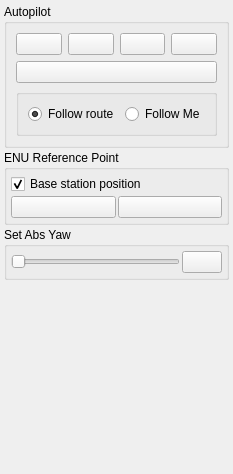
              <widget class="QWidget" name="tabVehicle">
               <attribute name="icon">
                <iconset resource="resources.qrc">
                 <normaloff>:/models/Icons/Sedan-96.png</normaloff>:/models/Icons/Sedan-96.png</iconset>
               </attribute>
               <attribute name="title">
                <string/>
               </attribute>
               <attribute name="toolTip">
                <string>Car control</string>
               </attribute>
               <layout class="QVBoxLayout" name="verticalLayout_8">
                <property name="spacing">
                 <number>2</number>
                </property>
                <property name="leftMargin">
                 <number>4</number>
                </property>
                <property name="topMargin">
                 <number>4</number>
                </property>
                <property name="rightMargin">
                 <number>4</number>
                </property>
                <property name="bottomMargin">
                 <number>4</number>
                </property>
                <item>
                 <widget class="QGroupBox" name="groupBox_23">
                  <property name="title">
                   <string>Autopilot</string>
                  </property>
                  <layout class="QVBoxLayout" name="verticalLayout_33">
                   <property name="rightMargin">
                    <number>9</number>
                   </property>
                   <item>
                    <layout class="QHBoxLayout" name="horizontalLayout_20">
                     <item>
                      <widget class="QPushButton" name="AutopilotRestartPushButton">
                       <property name="toolTip">
                        <string>Reset &amp; Start</string>
                       </property>
                       <property name="text">
                        <string/>
                       </property>
                       <property name="icon">
                        <iconset resource="resources.qrc">
                         <normaloff>:/models/Icons/Restart-96.png</normaloff>:/models/Icons/Restart-96.png</iconset>
                       </property>
                      </widget>
                     </item>
                     <item>
                      <widget class="QPushButton" name="AutopilotStartPushButton">
                       <property name="toolTip">
                        <string>Start</string>
                       </property>
                       <property name="text">
                        <string/>
                       </property>
                       <property name="icon">
                        <iconset resource="resources.qrc">
                         <normaloff>:/models/Icons/Play-96.png</normaloff>:/models/Icons/Play-96.png</iconset>
                       </property>
                      </widget>
                     </item>
                     <item>
                      <widget class="QPushButton" name="AutopilotPausePushButton">
                       <property name="toolTip">
                        <string>Pause (keep state)</string>
                       </property>
                       <property name="text">
                        <string/>
                       </property>
                       <property name="icon">
                        <iconset resource="resources.qrc">
                         <normaloff>:/models/Icons/Pause-96.png</normaloff>:/models/Icons/Pause-96.png</iconset>
                       </property>
                      </widget>
                     </item>
                     <item>
                      <widget class="QPushButton" name="AutopilotStopPushButton">
                       <property name="toolTip">
                        <string>Stop (reset state)</string>
                       </property>
                       <property name="text">
                        <string/>
                       </property>
                       <property name="icon">
                        <iconset resource="resources.qrc">
                         <normaloff>:/models/Icons/Stop-96.png</normaloff>:/models/Icons/Stop-96.png</iconset>
                       </property>
                      </widget>
                     </item>
                    </layout>
                   </item>
                   <item>
                    <widget class="QPushButton" name="AutopilotConfigurePushButton">
                     <property name="toolTip">
                      <string>Settings</string>
                     </property>
                     <property name="text">
                      <string/>
                     </property>
                     <property name="icon">
                      <iconset>
                       <normaloff>Icons/Settings-96.png</normaloff>Icons/Settings-96.png</iconset>
                     </property>
                    </widget>
                   </item>
                   <item>
                    <widget class="QGroupBox" name="ap_modes">
                     <property name="title">
                      <string/>
                     </property>
                     <layout class="QHBoxLayout" name="horizontalLayout_19">
                      <item>
                       <widget class="QRadioButton" name="radioButton_followRoute">
                        <property name="text">
                         <string>Follow route</string>
                        </property>
                        <property name="checked">
                         <bool>true</bool>
                        </property>
                       </widget>
                      </item>
                      <item>
                       <widget class="QRadioButton" name="radioButton_followMe">
                        <property name="text">
                         <string>Follow Me</string>
                        </property>
                       </widget>
                      </item>
                     </layout>
                    </widget>
                   </item>
                  </layout>
                 </widget>
                </item>
                <item>
                 <widget class="QGroupBox" name="groupBox_7">
                  <property name="title">
                   <string>ENU Reference Point</string>
                  </property>
                  <layout class="QGridLayout" name="gridLayout_7">
                   <property name="leftMargin">
                    <number>4</number>
                   </property>
                   <property name="topMargin">
                    <number>4</number>
                   </property>
                   <property name="rightMargin">
                    <number>4</number>
                   </property>
                   <property name="bottomMargin">
                    <number>4</number>
                   </property>
                   <property name="spacing">
                    <number>2</number>
                   </property>
                   <item row="3" column="0">
                    <widget class="QPushButton" name="mapGetEnuButton">
                     <property name="toolTip">
                      <string>Get enu reference point from car and use it</string>
                     </property>
                     <property name="text">
                      <string/>
                     </property>
                     <property name="icon">
                      <iconset resource="resources.qrc">
                       <normaloff>:/models/Icons/Upload-96.png</normaloff>:/models/Icons/Upload-96.png</iconset>
                     </property>
                    </widget>
                   </item>
                   <item row="3" column="1">
                    <widget class="QPushButton" name="mapSetEnuButton">
                     <property name="toolTip">
                      <string>Set current ENU reference point</string>
                     </property>
                     <property name="text">
                      <string/>
                     </property>
                     <property name="icon">
                      <iconset resource="resources.qrc">
                       <normaloff>:/models/Icons/Download-96.png</normaloff>:/models/Icons/Download-96.png</iconset>
                     </property>
                    </widget>
                   </item>
                   <item row="2" column="0" colspan="2">
                    <widget class="QCheckBox" name="mapEnuBaseBox">
                     <property name="toolTip">
                      <string>Use base station position from RTCM as ENU reference</string>
                     </property>
                     <property name="text">
                      <string>Base station position</string>
                     </property>
                     <property name="checked">
                      <bool>true</bool>
                     </property>
                    </widget>
                   </item>
                  </layout>
                 </widget>
                </item>
                <item>
                 <widget class="QGroupBox" name="groupBox_10">
                  <property name="title">
                   <string>Set Abs Yaw</string>
                  </property>
                  <layout class="QHBoxLayout" name="horizontalLayout_8">
                   <property name="spacing">
                    <number>2</number>
                   </property>
                   <property name="leftMargin">
                    <number>4</number>
                   </property>
                   <property name="topMargin">
                    <number>4</number>
                   </property>
                   <property name="rightMargin">
                    <number>4</number>
                   </property>
                   <property name="bottomMargin">
                    <number>4</number>
                   </property>
                   <item>
                    <widget class="QSlider" name="mapAbsYawSlider">
                     <property name="maximum">
                      <number>360</number>
                     </property>
                     <property name="orientation">
                      <enum>Qt::Orientation::Horizontal</enum>
                     </property>
                     <property name="tickPosition">
                      <enum>QSlider::TickPosition::NoTicks</enum>
                     </property>
                    </widget>
                   </item>
                   <item>
                    <widget class="QPushButton" name="mapSetAbsYawButton">
                     <property name="sizePolicy">
                      <sizepolicy hsizetype="Fixed" vsizetype="Fixed">
                       <horstretch>0</horstretch>
                       <verstretch>0</verstretch>
                      </sizepolicy>
                     </property>
                     <property name="statusTip">
                      <string>Set</string>
                     </property>
                     <property name="text">
                      <string/>
                     </property>
                     <property name="icon">
                      <iconset resource="resources.qrc">
                       <normaloff>:/models/Icons/Download-96.png</normaloff>:/models/Icons/Download-96.png</iconset>
                     </property>
                    </widget>
                   </item>
                  </layout>
                 </widget>
                </item>
                <item>
                 <spacer name="verticalSpacer_2">
                  <property name="orientation">
                   <enum>Qt::Orientation::Vertical</enum>
                  </property>
                  <property name="sizeHint" stdset="0">
                   <size>
                    <width>20</width>
                    <height>190</height>
                   </size>
                  </property>
                 </spacer>
                </item>
               </layout>
              </widget>
